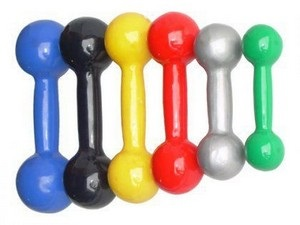
#> input picture report-1/halteres.jpg, 300 x 225 px
$ python ex1.py
#> lines starting #> are read from the running program, lines starting #| are printed output that depends on the picture; after the words box and inside, x2 and y2 are one past the last pixel; in counts of white or black regions, pixels touching at a corner belong together
#> further down, original_image is the input picture: shape (225, 300, 3); mean B, G, R 179.8, 188.2, 195.6
import cv2
import numpy as np

boundaries = {
    'green': [[60, 50, 50], [80, 255, 255], [79, 255, 255]],  # Hue: 60-80, Saturation: 50-255, Value: 50-255
    'yellow': [[20, 100, 100], [30, 255, 255], [29, 255, 255]],  # Hue: 20-30, Saturation: 100-255, Value: 100-255
    'red': [[0, 100, 20], [10, 255, 255], [9, 255, 255]],  # Hue: 160-180, Saturation: 100-255, Value: 100-255
    'red2': [[160, 100, 20], [179, 255, 255], [178, 255, 255]],  # Hue: 160-180, Saturation: 100-255, Value: 100-255
    'blue': [[101, 50, 38], [112, 255, 255], [111, 255, 255]],  # Hue: 101-110, Saturation: 50-255, Value: 38-255
    'black': [[0, 0, 0], [179, 255, 100], [178, 255, 100]],  # Hue: 0-179, Saturation: 0-50, Value: 0-50
    'gray': [[0, 0, 100], [179, 60, 220], [179, 60, 220]],  # Hue: 0-179, Saturation: 0-50, Value: 100-200
}


def get_processed_hsv_img(original_img):
    hsv = cv2.cvtColor(original_img, cv2.COLOR_BGR2HSV)
#> hsv: shape (225, 300, 3); mean H, S, V 52.8, 67.2, 216.6

    # Define a mask for white pixels
    white_mask = cv2.inRange(hsv, np.array([0, 0, 100]), np.array([250, 170, 255]))
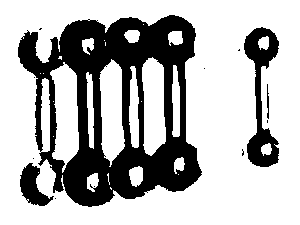
#> white_mask: shape (225, 300); 70.4% white; 13 black regions (9 under 20 px), largest, box (x1, y1, x2, y2) and area: (18, 15, 202, 207) 17062, (244, 27, 279, 167) 2103, (20, 163, 54, 206) 723, (267, 84, 269, 119) 53

    # Iterate over each white pixel
    for i in range(hsv.shape[0]):
        for j in range(hsv.shape[1]):
            if white_mask[i, j] == 255:  # Check if the pixel is white
                left_color = None
                right_color = None

                # Find the color on the left
                k = j - 1
                while k >= 0 and left_color is None:
                    if white_mask[i, k] != 255:  # Check if not white
                        for color in boundaries:
                            if np.all(hsv[i, k] >= boundaries[color][0]) and np.all(hsv[i, k] <= boundaries[color][1]):
                                left_color = color
                                break
                    k -= 1

                # Find the color on the right
                k = j + 1
                while k < hsv.shape[1] and right_color is None:
                    if white_mask[i, k] != 255:  # Check if not white
                        for color in boundaries:
                            if np.all(hsv[i, k] >= boundaries[color][0]) and np.all(hsv[i, k] <= boundaries[color][1]):
                                right_color = color
                                break
                    k += 1

                # Replace color if left and right colors match
                if left_color is not None and right_color is not None and left_color == right_color:
                    hsv[i, j] = boundaries[left_color][2]  # Replace with the right color
#> hsv: shape (225, 300, 3); mean H, S, V 53.2, 77.3, 217.3

    # Convert the modified HSV image back to BGR color space
    modified_img = cv2.cvtColor(hsv, cv2.COLOR_HSV2BGR)
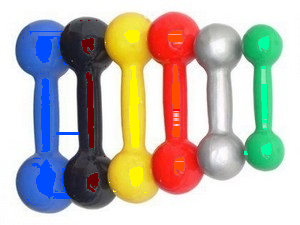
#> modified_img: shape (225, 300, 3); mean B, G, R 175.6, 184.4, 191.5
    return modified_img


def replace_colour(original_img):
    hsv = cv2.cvtColor(original_img, cv2.COLOR_BGR2HSV)
#> hsv: shape (225, 300, 3); mean H, S, V 52.8, 77.7, 217.3

    # Create a mask for each color range
    masks = {color: cv2.inRange(hsv, np.array(boundaries[color][0]), np.array(boundaries[color][1])) for color in
             boundaries}
#> masks = 7 items

    # Replace colors based on the masks
    for color in masks:
        if color == 'black':
            hsv[np.where(masks[color] != 0)] = [0, 0, 0]
        elif color == 'red':
            hsv[np.where(masks[color] != 0)] = boundaries['red2'][1]
        else:
            hsv[np.where(masks[color] != 0)] = boundaries[color][1]
#> this loop made 7 passes
#> color on passes 1 to 7: 'green', 'yellow', 'red', 'red2', 'blue', 'black', 'gray'
#> hsv: shape (225, 300, 3); mean H, S, V 64.1, 93.3, 227.6

    # Convert the modified HSV image back to BGR color space
    modified_img = cv2.cvtColor(hsv, cv2.COLOR_HSV2BGR)
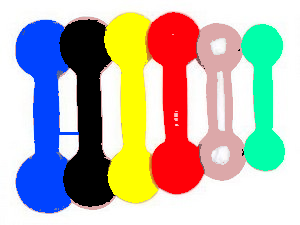
#> modified_img: shape (225, 300, 3); mean B, G, R 171.9, 180.4, 186.6
    return modified_img


# Example usage:
original_image = cv2.imread('halteres.jpg')
processed_image = get_processed_hsv_img(original_image)
cv2.imshow('Processed Image', replace_colour(processed_image))
cv2.waitKey(0)
cv2.destroyAllWindows()
